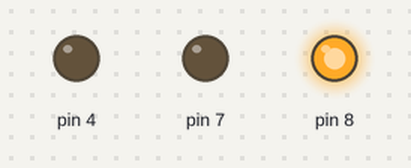
The sketch below on a simulated Arduino Uno, built with avr-gcc and run on an emulated ATmega328P. On the bench: output pins drawn as LEDs (lit = HIGH).

Above: at 5.0 s.
At 17.0 s:
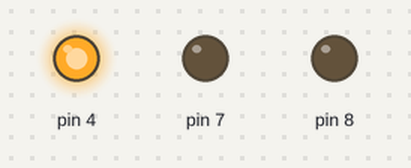
At 23.5 s:
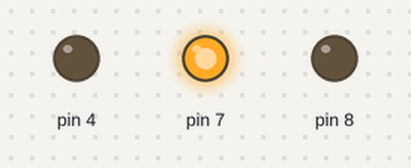
Timing chart, 0 to 32.5 s (numbered marks = the images above):
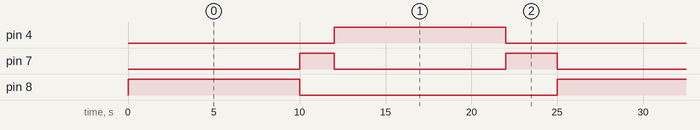

The sketch:

1.trafik_isigi.ino
```cpp
void setup() {
  pinMode(4, OUTPUT);
  pinMode(7, OUTPUT);
  pinMode(8, OUTPUT);
}

void loop() {
  digitalWrite(8, HIGH);
  delay(10000);
  digitalWrite(8, LOW);
  digitalWrite(7, HIGH);
  delay(2000);
  digitalWrite(7, LOW);
  digitalWrite(4, HIGH);
  delay(10000);
  digitalWrite(4, LOW);
  digitalWrite(7, HIGH);
  delay(3000);
  digitalWrite(7, LOW);
}
```

Measured:
- by itself, pin 4, pin 8: alternates HIGH for 10.0 s and LOW for 15.0 s
- by itself, pin 7: repeats every 25.0 s: LOW 10.0 s, HIGH 3.0 s, LOW 10.0 s, HIGH 2.0 s
- by itself, everything shown: repeats every 25.0 s, in 5 steps
